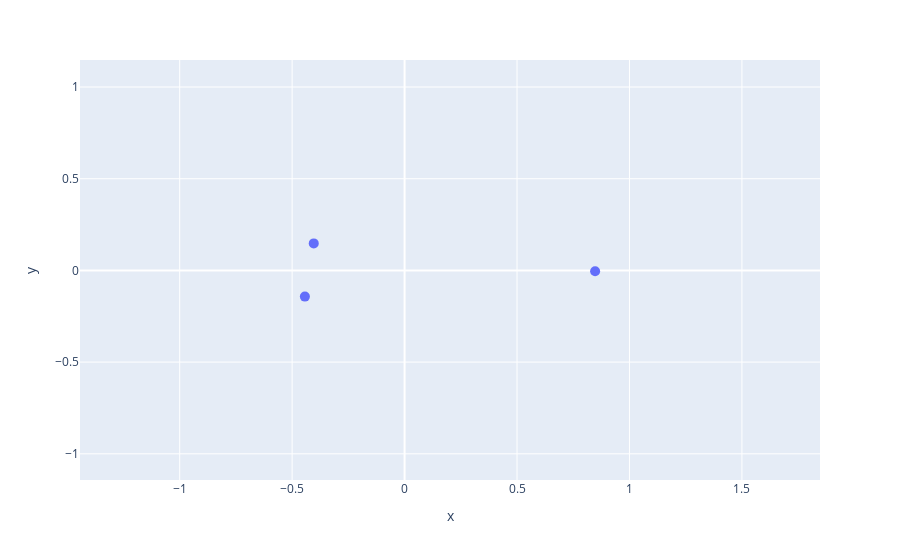

Notebook code for this chart:
### Markdown cell above
Experiment with negation of sentences:

### Code cell
sentences= [   "", ""
]

df_first_example = pd.DataFrame(sentences,columns=['sentence'])
#df_first_example['lang'] = languages
df_first_example['embeddings'] = df_first_example['sentence'].progress_apply(model_labse.encode)

pca = PCA(n_components=2)
min_embeddings = (pca.fit_transform(np.array(df_first_example['embeddings'].to_list())))
df_first_example['x'] = min_embeddings[:,0]
df_first_example['y'] = min_embeddings[:,1]

x_axis_range = [df_first_example['x'].min()-1, df_first_example['x'].max()+1]
y_axis_range = [df_first_example['y'].min()-1, df_first_example['y'].max()+1]

fig = px.scatter(df_first_example, y='y', x='x',range_x=x_axis_range, range_y=y_axis_range,  hover_data=['sentence'])
fig.update_traces(marker_size=10)
fig.show()

### Figure 1 — Plotly figure (JSON) as saved in the notebook; plotly's stock layout.template omitted (floating-point values rounded to 4 significant figures)
{"data": [{"customdata": [["Putin"], ["Путин"], ["Merkel"]], "hovertemplate": "x=%{x}<br>y=%{y}<br>sentence=%{customdata[0]}<extra></extra>", "legendgroup": "", "marker": {"color": "#636efa", "size": 10, "symbol": "circle"}, "mode": "markers", "name": "", "orientation": "v", "showlegend": false, "type": "scatter", "x": [-0.4433, -0.4039, 0.8473], "xaxis": "x", "y": [-0.1429, 0.1474, -0.004504], "yaxis": "y"}], "layout": {"legend": {"tracegroupgap": 0}, "margin": {"t": 60}, "xaxis": {"anchor": "y", "domain": [0, 1], "range": [-1.443, 1.847], "title": {"text": "x"}}, "yaxis": {"anchor": "x", "domain": [0, 1], "range": [-1.143, 1.147], "title": {"text": "y"}}}}
